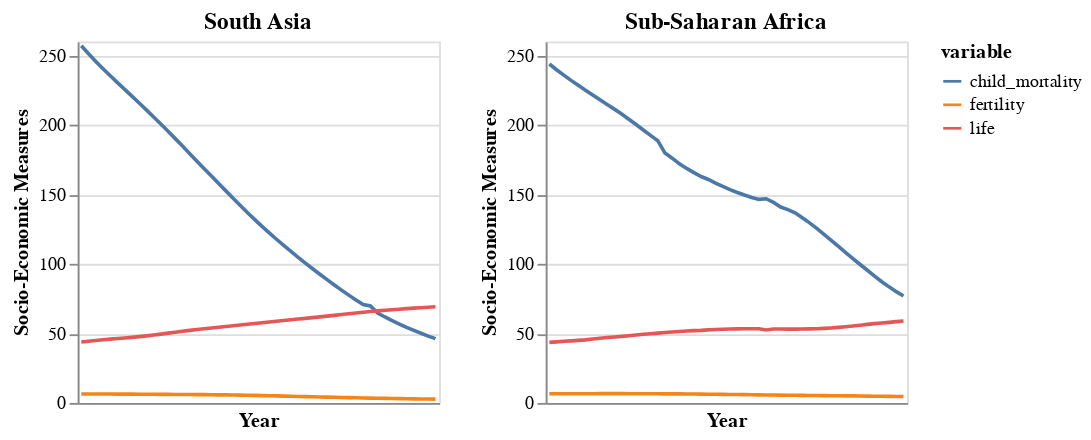

Notebook code cell kept with this figure:
### Code cell
from altair.expr import datum

print('\033[1m' + 'FERTILITY,MORTALITY,LIFE' + '\033[0m')

#'Sub-Saharan Africa',
chart = alt.hconcat()
for region in low_region:
    base = alt.Chart(region_df_expand,title=region).mark_line().encode(
    alt.X('Year:O',title='Year',axis=alt.Axis(values=list(range(1,50,10)))),
    alt.Y('value:Q',title='Socio-Economic Measures'),
    alt.Color('variable:N')
).interactive().properties(
    width=200,
    height=200
)
    chart |= base.transform_filter(datum.region == region)
chart

### Figure 1 — Vega-Lite specification as saved in the notebook (floating-point values rounded to 4 significant figures; data arrays with more than 128 entries replaced by an {"elided": "..."} marker saying what was removed)
{"config": {"view": {"continuousWidth": 400, "continuousHeight": 300}}, "hconcat": [{"mark": "line", "encoding": {"color": {"field": "variable", "type": "nominal"}, "x": {"axis": {"values": [1, 11, 21, 31, 41]}, "field": "Year", "title": "Year", "type": "ordinal"}, "y": {"field": "value", "title": "Socio-Economic Measures", "type": "quantitative"}}, "height": 200, "selection": {"selector228": {"type": "interval", "bind": "scales", "encodings": ["x", "y"]}}, "title": "South Asia", "transform": [{"filter": "(datum.region === 'South Asia')"}], "width": 200}, {"mark": "line", "encoding": {"color": {"field": "variable", "type": "nominal"}, "x": {"axis": {"values": [1, 11, 21, 31, 41]}, "field": "Year", "title": "Year", "type": "ordinal"}, "y": {"field": "value", "title": "Socio-Economic Measures", "type": "quantitative"}}, "height": 200, "selection": {"selector229": {"type": "interval", "bind": "scales", "encodings": ["x", "y"]}}, "title": "Sub-Saharan Africa", "transform": [{"filter": "(datum.region === 'Sub-Saharan Africa')"}], "width": 200}], "data": {"name": "data-b770b4cacb5fc4d2929b0ed2670cc55d"}, "$schema": "https://vega.github.io/schema/vega-lite/v4.17.0.json", "datasets": {"data-b770b4cacb5fc4d2929b0ed2670cc55d": {"elided": "900 records"}}}
